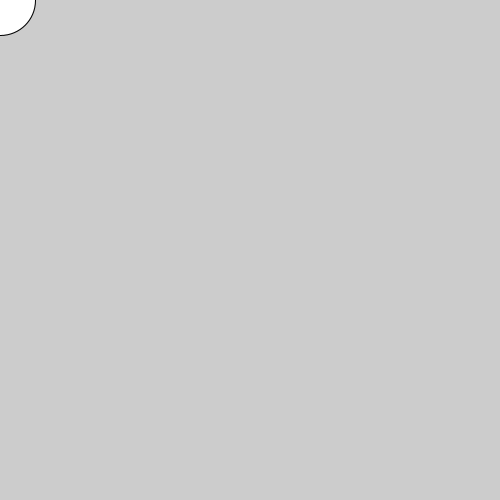
Frame 1 (no input)
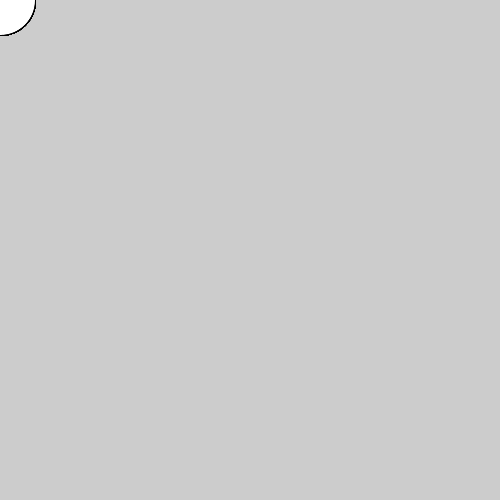
Frame 60 (the mouse pressed at the canvas centre just before this capture)
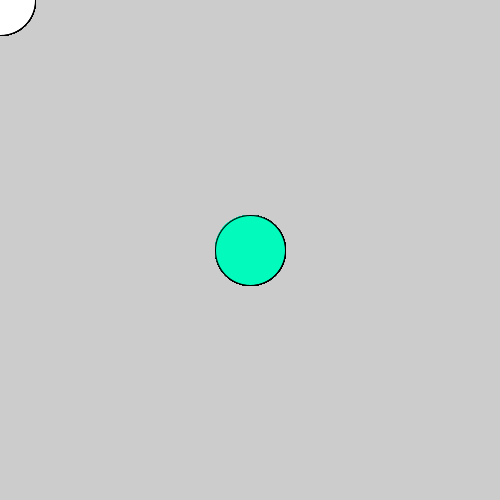
Frame 120 (the mouse held since frame 60 and released just before this capture)

The Processing sketch that drew these frames (run headless with seeded random() and noise(); from frame 60 on, the mouse is pressed at the canvas centre):

// Processing sketch: processing_157124
// ── processing_157124.pde

void setup() {
  size(500, 500);
}
 void draw() {
   if (mousePressed) {
   fill (2, 250, 188);}      
   if (mouseButton==RIGHT) {
   fill (23, 252, 76);}
   
   ellipse (mouseX, mouseY, 70, 70);}
   
   
